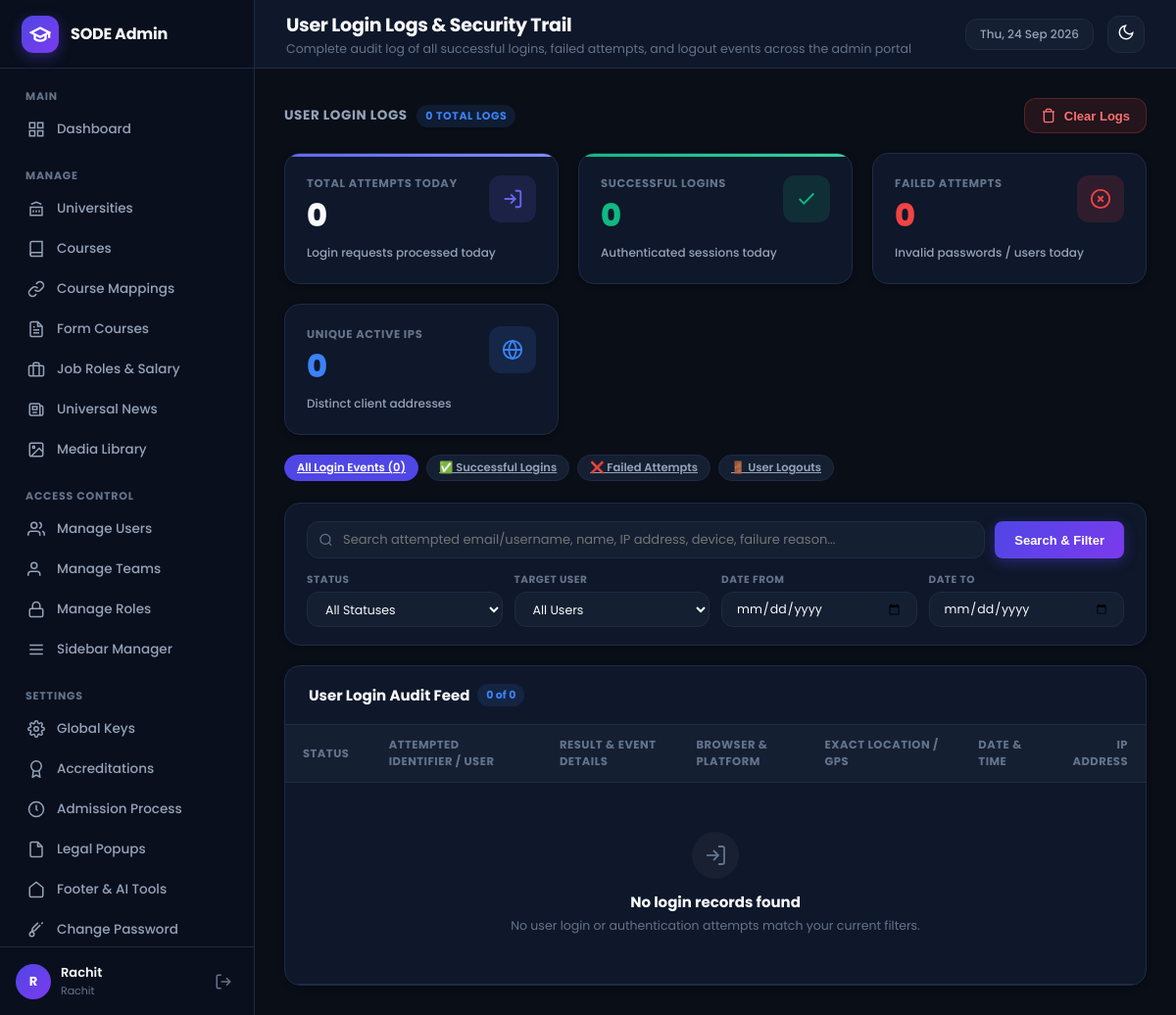
The app's page /admin/modules/login_logs/index.php (signed in) with its own data.
### tables this page shows
CREATE TABLE IF NOT EXISTS `sidebar_items` (
  `id` INT UNSIGNED AUTO_INCREMENT PRIMARY KEY,
  `display_name` VARCHAR(100) NOT NULL,
  `page_route` VARCHAR(255) NOT NULL,
  `sort_order` INT DEFAULT 0,
  `active_page_key` VARCHAR(100) NOT NULL,
  `rbac_module_key` VARCHAR(100) NOT NULL,
  `menu_section` VARCHAR(100) DEFAULT 'Manage',
  `icon_svg` TEXT NULL,
  `is_superadmin_only` TINYINT(1) DEFAULT 0,
  `is_active` TINYINT(1) DEFAULT 1,
  `created_at` TIMESTAMP DEFAULT CURRENT_TIMESTAMP
);

CREATE TABLE IF NOT EXISTS `users` (
  `id` INT UNSIGNED AUTO_INCREMENT PRIMARY KEY,
  `name` VARCHAR(150) NOT NULL,
  `email` VARCHAR(191) NOT NULL UNIQUE,
  `username` VARCHAR(100) NULL UNIQUE,
  `country_code` VARCHAR(10) DEFAULT '+91',
  `phone` VARCHAR(25) NULL,
  `password_hash` VARCHAR(255) NOT NULL,
  `team_id` INT UNSIGNED NULL,
  `role_id` INT UNSIGNED NULL,
  `is_superadmin` TINYINT(1) DEFAULT 0,
  `is_active` TINYINT(1) DEFAULT 1,
  `created_at` TIMESTAMP DEFAULT CURRENT_TIMESTAMP,
  CONSTRAINT `fk_user_team` FOREIGN KEY (`team_id`) REFERENCES `teams` (`id`) ON DELETE SET NULL,
  CONSTRAINT `fk_user_role` FOREIGN KEY (`role_id`) REFERENCES `roles` (`id`) ON DELETE SET NULL
);

### admin/modules/login_logs/index.php (the view, shortened to what the rows shown need)
<?php
$active_page_key = 'login_logs';
$db = get_db_connection();
$all_users = $db->query("SELECT id, name, email, username FROM users ORDER BY name ASC")->fetchAll(PDO::FETCH_ASSOC);
require_once ADMIN_PATH . '/includes/header.php';
?>
<div class="admin-card card-overflow-hidden">
    <div class="table-responsive">
        <table class="admin-table">
            <thead>
                <tr>
                    <th style="width:10%;">Status</th>
                    <th style="width:20%;">Attempted Identifier / User</th>
                    <th style="width:16%;">Result & Event Details</th>
                    <th style="width:15%;">Browser & Platform</th>
                    <th style="width:18%;">Exact Location / GPS</th>
                    <th style="width:11%;">Date & Time</th>
                    <th style="width:10%; text-align:right;">IP Address</th>
                </tr>
            </thead>
        </table>
    </div>
</div>
<?php
require_once ADMIN_PATH . '/includes/footer.php';
?>

### admin/includes/sidebar.php (shortened to what the rows shown need)
<?php
$current_user = get_logged_in_user();
$sidebar_items = get_user_sidebar_items();
$grouped_items = [];
foreach ($sidebar_items as $item) {
    $section = !empty($item['menu_section']) ? strtoupper($item['menu_section']) : 'MANAGE';
    $grouped_items[$section][] = $item;
}
if (empty($active_page_key)) {
    $current_script = str_replace('\\', '/', $_SERVER['SCRIPT_NAME'] ?? $_SERVER['PHP_SELF'] ?? '');
    if (preg_match('#/modules/([^/]+)/#', $current_script, $matches)) {
        $current_page_key = $matches[1];
    } elseif (strpos($current_script, 'dashboard.php') !== false) {
        $current_page_key = 'dashboard';
    } else {
        $current_page_key = '';
    }
} else {
    $current_page_key = $active_page_key;
}
?>
<aside class="app-sidebar" id="app-sidebar">
    <nav class="sidebar-nav">
        <?php foreach ($grouped_items as $section_title => $section_items): ?>
            <div class="nav-section">
                <div class="nav-section-title"><?php echo htmlspecialchars($section_title); ?></div>
                <ul class="nav-list">
                    <?php foreach ($section_items as $item):
                        $route = (strpos($item['page_route'], 'http') === 0) ? $item['page_route'] : BASE_URL . '/' . ltrim($item['page_route'], '/');
                        $is_active = ($current_page_key !== '' && $current_page_key === $item['active_page_key']);
                    ?>
                        <li class="nav-item <?php echo $is_active ? 'active' : ''; ?>">
                            <a href="<?php echo htmlspecialchars($route); ?>">
                                <?php if (!empty($item['icon_svg'])): ?>
                                    <?php echo $item['icon_svg']; ?>
                                <?php else: ?>
                                    <svg width="18" height="18" viewBox="0 0 24 24" fill="none" stroke="currentColor" stroke-width="2"><circle cx="12" cy="12" r="4"></circle></svg>
                                <?php endif; ?>
                                <span><?php echo htmlspecialchars($item['display_name']); ?></span>
                            </a>
                        </li>
                    <?php endforeach; ?>
                </ul>
            </div>
        <?php endforeach; ?>
    </nav>
    <div class="sidebar-user-footer">
        <div class="user-info-wrap">
            <div class="user-avatar">
                <?php echo htmlspecialchars(get_user_initials($current_user['name'])); ?>
            </div>
            <div class="user-details">
                <span class="user-name"><?php echo htmlspecialchars($current_user['name']); ?></span>
                <span class="user-role-badge"><?php echo htmlspecialchars($current_user['role_name']); ?></span>
            </div>
        </div>
    </div>
</aside>

### records on screen
sidebar_items: display_name "Dashboard"
sidebar_items: display_name "Universities"
sidebar_items: display_name "Courses"
sidebar_items: display_name "Course Mappings"
sidebar_items: display_name "Form Courses"
sidebar_items: display_name "Job Roles & Salary"
sidebar_items: display_name "Universal News"
sidebar_items: display_name "Media Library"
sidebar_items: display_name "Manage Users"
sidebar_items: display_name "Manage Teams"
sidebar_items: display_name "Manage Roles"
sidebar_items: display_name "Sidebar Manager"
sidebar_items: display_name "Global Keys"
sidebar_items: display_name "Accreditations"
sidebar_items: display_name "Admission Process"
sidebar_items: display_name "Legal Popups"
sidebar_items: display_name "Footer & AI Tools"
sidebar_items: display_name "Change Password"
users: name "R", name "Rachit"

### other values on screen
APP_NAME "SODE Admin"
$section_title "MAIN"
$section_title "MANAGE"
$section_title "ACCESS CONTROL"
$section_title "SETTINGS"
$page_title "User Login Logs & Security Trail"
$page_subtitle "Complete audit log of all successful logins, failed attempts, and logout events across the admin portal"
$total_all_logins "0"
$today_all_logins "0"
$today_success "0"
$today_failed "0"
$today_unique_ips "0"
min($total_records, count($logs)) "0"
$total_records "0"
